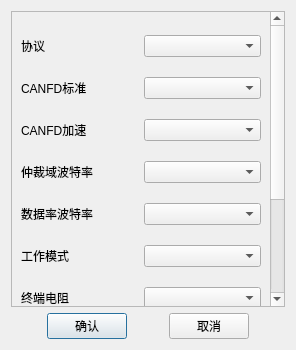
<?xml version="1.0" encoding="UTF-8"?>
<ui version="4.0">
 <class>InitCanDialog</class>
 <widget class="QDialog" name="InitCanDialog">
  <property name="geometry">
   <rect>
    <x>0</x>
    <y>0</y>
    <width>296</width>
    <height>350</height>
   </rect>
  </property>
  <property name="windowTitle">
   <string>Dialog</string>
  </property>
  <layout class="QVBoxLayout" name="verticalLayout">
   <item>
    <widget class="QScrollArea" name="scrollArea">
     <property name="widgetResizable">
      <bool>true</bool>
     </property>
     <widget class="QWidget" name="scrollAreaWidgetContents">
      <property name="geometry">
       <rect>
        <x>0</x>
        <y>0</y>
        <width>259</width>
        <height>450</height>
       </rect>
      </property>
      <property name="minimumSize">
       <size>
        <width>0</width>
        <height>450</height>
       </size>
      </property>
      <layout class="QVBoxLayout" name="verticalLayout_2">
       <item>
        <layout class="QHBoxLayout" name="horizontalLayout_2">
         <item>
          <widget class="QLabel" name="labProtocol">
           <property name="text">
            <string>协议</string>
           </property>
          </widget>
         </item>
         <item>
          <widget class="QComboBox" name="comboProtocol"/>
         </item>
        </layout>
       </item>
       <item>
        <layout class="QHBoxLayout" name="horizontalLayout_3">
         <item>
          <widget class="QLabel" name="labCanfdStandard">
           <property name="text">
            <string>CANFD标准</string>
           </property>
          </widget>
         </item>
         <item>
          <widget class="QComboBox" name="comboCanfdStandard"/>
         </item>
        </layout>
       </item>
       <item>
        <layout class="QHBoxLayout" name="horizontalLayout_4">
         <item>
          <widget class="QLabel" name="labCanfdSpeedUp">
           <property name="text">
            <string>CANFD加速</string>
           </property>
          </widget>
         </item>
         <item>
          <widget class="QComboBox" name="comboCanfdSpeedUp"/>
         </item>
        </layout>
       </item>
       <item>
        <layout class="QHBoxLayout" name="horizontalLayout_5">
         <item>
          <widget class="QLabel" name="labAbit">
           <property name="text">
            <string>仲裁域波特率</string>
           </property>
          </widget>
         </item>
         <item>
          <widget class="QComboBox" name="comboAbit"/>
         </item>
        </layout>
       </item>
       <item>
        <layout class="QHBoxLayout" name="horizontalLayout_6">
         <item>
          <widget class="QLabel" name="labDbit">
           <property name="text">
            <string>数据率波特率</string>
           </property>
          </widget>
         </item>
         <item>
          <widget class="QComboBox" name="comboDbit"/>
         </item>
        </layout>
       </item>
       <item>
        <layout class="QHBoxLayout" name="horizontalLayout_7">
         <item>
          <widget class="QLabel" name="labWorkMode">
           <property name="text">
            <string>工作模式</string>
           </property>
          </widget>
         </item>
         <item>
          <widget class="QComboBox" name="comboWorkMode"/>
         </item>
        </layout>
       </item>
       <item>
        <layout class="QHBoxLayout" name="horizontalLayout_8">
         <item>
          <widget class="QLabel" name="labResistance">
           <property name="text">
            <string>终端电阻</string>
           </property>
          </widget>
         </item>
         <item>
          <widget class="QComboBox" name="comboResistance"/>
         </item>
        </layout>
       </item>
       <item>
        <layout class="QHBoxLayout" name="horizontalLayout_9">
         <item>
          <widget class="QLabel" name="label_8">
           <property name="text">
            <string>上报总线利用率</string>
           </property>
          </widget>
         </item>
         <item>
          <widget class="QComboBox" name="comboBox_8"/>
         </item>
        </layout>
       </item>
       <item>
        <layout class="QHBoxLayout" name="horizontalLayout_10">
         <item>
          <widget class="QLabel" name="label_9">
           <property name="text">
            <string>总线利用周期(ms)</string>
           </property>
          </widget>
         </item>
         <item>
          <widget class="QComboBox" name="comboBox_9"/>
         </item>
        </layout>
       </item>
       <item>
        <layout class="QHBoxLayout" name="horizontalLayout_11">
         <item>
          <widget class="QLabel" name="label_10">
           <property name="text">
            <string>发送重试</string>
           </property>
          </widget>
         </item>
         <item>
          <widget class="QComboBox" name="comboBox_10"/>
         </item>
        </layout>
       </item>
      </layout>
     </widget>
    </widget>
   </item>
   <item>
    <layout class="QHBoxLayout" name="horizontalLayout">
     <item>
      <spacer name="horizontalSpacer_2">
       <property name="orientation">
        <enum>Qt::Horizontal</enum>
       </property>
       <property name="sizeHint" stdset="0">
        <size>
         <width>40</width>
         <height>20</height>
        </size>
       </property>
      </spacer>
     </item>
     <item>
      <widget class="QPushButton" name="btnOk">
       <property name="text">
        <string>确认</string>
       </property>
      </widget>
     </item>
     <item>
      <spacer name="horizontalSpacer">
       <property name="orientation">
        <enum>Qt::Horizontal</enum>
       </property>
       <property name="sizeHint" stdset="0">
        <size>
         <width>40</width>
         <height>20</height>
        </size>
       </property>
      </spacer>
     </item>
     <item>
      <widget class="QPushButton" name="btnCancel">
       <property name="text">
        <string>取消</string>
       </property>
      </widget>
     </item>
     <item>
      <spacer name="horizontalSpacer_3">
       <property name="orientation">
        <enum>Qt::Horizontal</enum>
       </property>
       <property name="sizeHint" stdset="0">
        <size>
         <width>40</width>
         <height>20</height>
        </size>
       </property>
      </spacer>
     </item>
    </layout>
   </item>
  </layout>
 </widget>
 <resources/>
 <connections/>
</ui>
